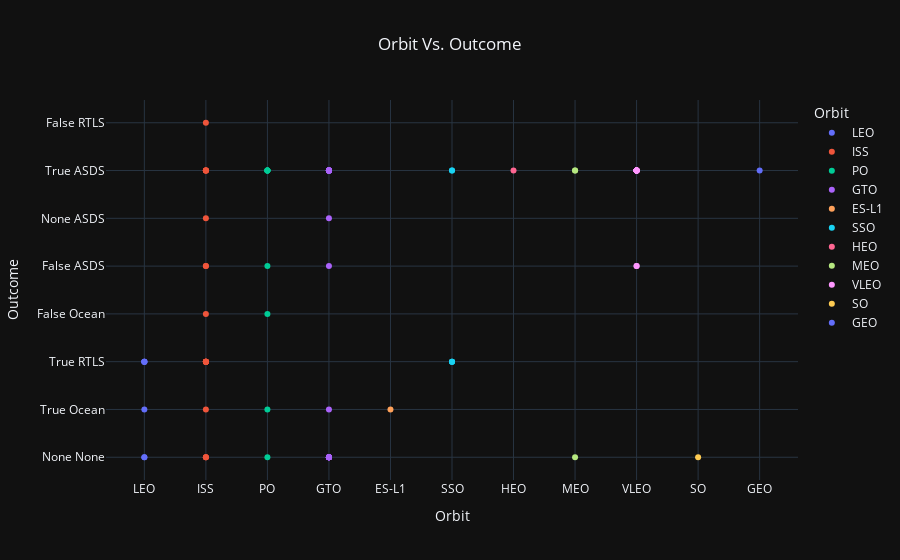

This figure's notebook cell:
### Markdown cell above
Now if you observe Payload Vs. Launch Site scatter point chart you will find for the VAFB-SLC  launchsite there are no  rockets  launched for  heavypayload mass(greater than 10000).

### Code cell
### TASK  3: Visualize the relationship between success rate of each orbit type
fig = px.scatter(
    df, x="Orbit", y="Outcome", color="Orbit", title="Orbit Vs. Outcome",
    labels={
                     "Orbit": "Orbit",
                     "Outcome": "Outcome",
                     "BoosterVersion": "Booster Version"
                 },
    hover_data=['Outcome', 'Orbit', 'BoosterVersion'],
    template='plotly_dark'
)

fig.layout.update(title_x = 0.5)

fig.show()

### Figure 1 — Plotly figure (JSON) as saved in the notebook; plotly's stock layout.template omitted (floating-point values rounded to 4 significant figures)
{"data": [{"customdata": [["Falcon 9"], ["Falcon 9"], ["Falcon 9"], ["Falcon 9"], ["Falcon 9"], ["Falcon 9"], ["Falcon 9"]], "hovertemplate": "Orbit=%{x}<br>Outcome=%{y}<br>Booster Version=%{customdata[0]}<extra></extra>", "legendgroup": "LEO", "marker": {"color": "#636efa", "symbol": "circle"}, "mode": "markers", "name": "LEO", "orientation": "v", "showlegend": true, "type": "scatter", "x": ["LEO", "LEO", "LEO", "LEO", "LEO", "LEO", "LEO"], "xaxis": "x", "y": ["None None", "None None", "True Ocean", "True RTLS", "True RTLS", "True RTLS", "True RTLS"], "yaxis": "y"}, {"customdata": [["Falcon 9"], ["Falcon 9"], ["Falcon 9"], ["Falcon 9"], ["Falcon 9"], ["Falcon 9"], ["Falcon 9"], ["Falcon 9"], ["Falcon 9"], ["Falcon 9"], ["Falcon 9"], ["Falcon 9"], ["Falcon 9"], ["Falcon 9"], ["Falcon 9"], ["Falcon 9"], ["Falcon 9"], ["Falcon 9"], ["Falcon 9"], ["Falcon 9"], ["Falcon 9"]], "hovertemplate": "Orbit=%{x}<br>Outcome=%{y}<br>Booster Version=%{customdata[0]}<extra></extra>", "legendgroup": "ISS", "marker": {"color": "#EF553B", "symbol": "circle"}, "mode": "markers", "name": "ISS", "orientation": "v", "showlegend": true, "type": "scatter", "x": ["ISS", "ISS", "ISS", "ISS", "ISS", "ISS", "ISS", "ISS", "ISS", "ISS", "ISS", "ISS", "ISS", "ISS", "ISS", "ISS", "ISS", "ISS", "ISS", "ISS", "ISS"], "xaxis": "x", "y": ["None None", "True Ocean", "False Ocean", "False ASDS", "False ASDS", "None ASDS", "True ASDS", "True RTLS", "True RTLS", "True RTLS", "True RTLS", "True RTLS", "None None", "None None", "False RTLS", "True ASDS", "True ASDS", "True RTLS", "True ASDS", "True RTLS", "True ASDS"], "yaxis": "y"}, {"customdata": [["Falcon 9"], ["Falcon 9"], ["Falcon 9"], ["Falcon 9"], ["Falcon 9"], ["Falcon 9"], ["Falcon 9"], ["Falcon 9"], ["Falcon 9"]], "hovertemplate": "Orbit=%{x}<br>Outcome=%{y}<br>Booster Version=%{customdata[0]}<extra></extra>", "legendgroup": "PO", "marker": {"color": "#00cc96", "symbol": "circle"}, "mode": "markers", "name": "PO", "orientation": "v", "showlegend": true, "type": "scatter", "x": ["PO", "PO", "PO", "PO", "PO", "PO", "PO", "PO", "PO"], "xaxis": "x", "y": ["False Ocean", "False ASDS", "True ASDS", "True ASDS", "True ASDS", "True Ocean", "None None", "True ASDS", "True ASDS"], "yaxis": "y"}, {"customdata": [["Falcon 9"], ["Falcon 9"], ["Falcon 9"], ["Falcon 9"], ["Falcon 9"], ["Falcon 9"], ["Falcon 9"], ["Falcon 9"], ["Falcon 9"], ["Falcon 9"], ["Falcon 9"], ["Falcon 9"], ["Falcon 9"], ["Falcon 9"], ["Falcon 9"], ["Falcon 9"], ["Falcon 9"], ["Falcon 9"], ["Falcon 9"], ["Falcon 9"], ["Falcon 9"], ["Falcon 9"], ["Falcon 9"], ["Falcon 9"], ["Falcon 9"], ["Falcon 9"], ["Falcon 9"]], "hovertemplate": "Orbit=%{x}<br>Outcome=%{y}<br>Booster Version=%{customdata[0]}<extra></extra>", "legendgroup": "GTO", "marker": {"color": "#ab63fa", "symbol": "circle"}, "mode": "markers", "name": "GTO", "orientation": "v", "showlegend": true, "type": "scatter", "x": ["GTO", "GTO", "GTO", "GTO", "GTO", "GTO", "GTO", "GTO", "GTO", "GTO", "GTO", "GTO", "GTO", "GTO", "GTO", "GTO", "GTO", "GTO", "GTO", "GTO", "GTO", "GTO", "GTO", "GTO", "GTO", "GTO", "GTO"], "xaxis": "x", "y": ["None None", "None None", "None None", "None None", "None None", "False ASDS", "True ASDS", "True ASDS", "True ASDS", "None ASDS", "None None", "True ASDS", "None None", "True ASDS", "None None", "True ASDS", "True ASDS", "True Ocean", "None None", "True ASDS", "None None", "True ASDS", "True ASDS", "True ASDS", "True ASDS", "None None", "True ASDS"], "yaxis": "y"}, {"customdata": [["Falcon 9"]], "hovertemplate": "Orbit=%{x}<br>Outcome=%{y}<br>Booster Version=%{customdata[0]}<extra></extra>", "legendgroup": "ES-L1", "marker": {"color": "#FFA15A", "symbol": "circle"}, "mode": "markers", "name": "ES-L1", "orientation": "v", "showlegend": true, "type": "scatter", "x": ["ES-L1"], "xaxis": "x", "y": ["True Ocean"], "yaxis": "y"}, {"customdata": [["Falcon 9"], ["Falcon 9"], ["Falcon 9"], ["Falcon 9"], ["Falcon 9"]], "hovertemplate": "Orbit=%{x}<br>Outcome=%{y}<br>Booster Version=%{customdata[0]}<extra></extra>", "legendgroup": "SSO", "marker": {"color": "#19d3f3", "symbol": "circle"}, "mode": "markers", "name": "SSO", "orientation": "v", "showlegend": true, "type": "scatter", "x": ["SSO", "SSO", "SSO", "SSO", "SSO"], "xaxis": "x", "y": ["True ASDS", "True RTLS", "True ASDS", "True RTLS", "True RTLS"], "yaxis": "y"}, {"customdata": [["Falcon 9"]], "hovertemplate": "Orbit=%{x}<br>Outcome=%{y}<br>Booster Version=%{customdata[0]}<extra></extra>", "legendgroup": "HEO", "marker": {"color": "#FF6692", "symbol": "circle"}, "mode": "markers", "name": "HEO", "orientation": "v", "showlegend": true, "type": "scatter", "x": ["HEO"], "xaxis": "x", "y": ["True ASDS"], "yaxis": "y"}, {"customdata": [["Falcon 9"], ["Falcon 9"], ["Falcon 9"]], "hovertemplate": "Orbit=%{x}<br>Outcome=%{y}<br>Booster Version=%{customdata[0]}<extra></extra>", "legendgroup": "MEO", "marker": {"color": "#B6E880", "symbol": "circle"}, "mode": "markers", "name": "MEO", "orientation": "v", "showlegend": true, "type": "scatter", "x": ["MEO", "MEO", "MEO"], "xaxis": "x", "y": ["None None", "True ASDS", "True ASDS"], "yaxis": "y"}, {"customdata": [["Falcon 9"], ["Falcon 9"], ["Falcon 9"], ["Falcon 9"], ["Falcon 9"], ["Falcon 9"], ["Falcon 9"], ["Falcon 9"], ["Falcon 9"], ["Falcon 9"], ["Falcon 9"], ["Falcon 9"], ["Falcon 9"], ["Falcon 9"]], "hovertemplate": "Orbit=%{x}<br>Outcome=%{y}<br>Booster Version=%{customdata[0]}<extra></extra>", "legendgroup": "VLEO", "marker": {"color": "#FF97FF", "symbol": "circle"}, "mode": "markers", "name": "VLEO", "orientation": "v", "showlegend": true, "type": "scatter", "x": ["VLEO", "VLEO", "VLEO", "VLEO", "VLEO", "VLEO", "VLEO", "VLEO", "VLEO", "VLEO", "VLEO", "VLEO", "VLEO", "VLEO"], "xaxis": "x", "y": ["True ASDS", "True ASDS", "True ASDS", "True ASDS", "False ASDS", "False ASDS", "True ASDS", "True ASDS", "True ASDS", "True ASDS", "True ASDS", "True ASDS", "True ASDS", "True ASDS"], "yaxis": "y"}, {"customdata": [["Falcon 9"]], "hovertemplate": "Orbit=%{x}<br>Outcome=%{y}<br>Booster Version=%{customdata[0]}<extra></extra>", "legendgroup": "SO", "marker": {"color": "#FECB52", "symbol": "circle"}, "mode": "markers", "name": "SO", "orientation": "v", "showlegend": true, "type": "scatter", "x": ["SO"], "xaxis": "x", "y": ["None None"], "yaxis": "y"}, {"customdata": [["Falcon 9"]], "hovertemplate": "Orbit=%{x}<br>Outcome=%{y}<br>Booster Version=%{customdata[0]}<extra></extra>", "legendgroup": "GEO", "marker": {"color": "#636efa", "symbol": "circle"}, "mode": "markers", "name": "GEO", "orientation": "v", "showlegend": true, "type": "scatter", "x": ["GEO"], "xaxis": "x", "y": ["True ASDS"], "yaxis": "y"}], "layout": {"legend": {"title": {"text": "Orbit"}, "tracegroupgap": 0}, "title": {"text": "Orbit Vs. Outcome", "x": 0.5}, "xaxis": {"anchor": "y", "categoryarray": ["LEO", "ISS", "PO", "GTO", "ES-L1", "SSO", "HEO", "MEO", "VLEO", "SO", "GEO"], "categoryorder": "array", "domain": [0, 1], "title": {"text": "Orbit"}}, "yaxis": {"anchor": "x", "domain": [0, 1], "title": {"text": "Outcome"}}}}
